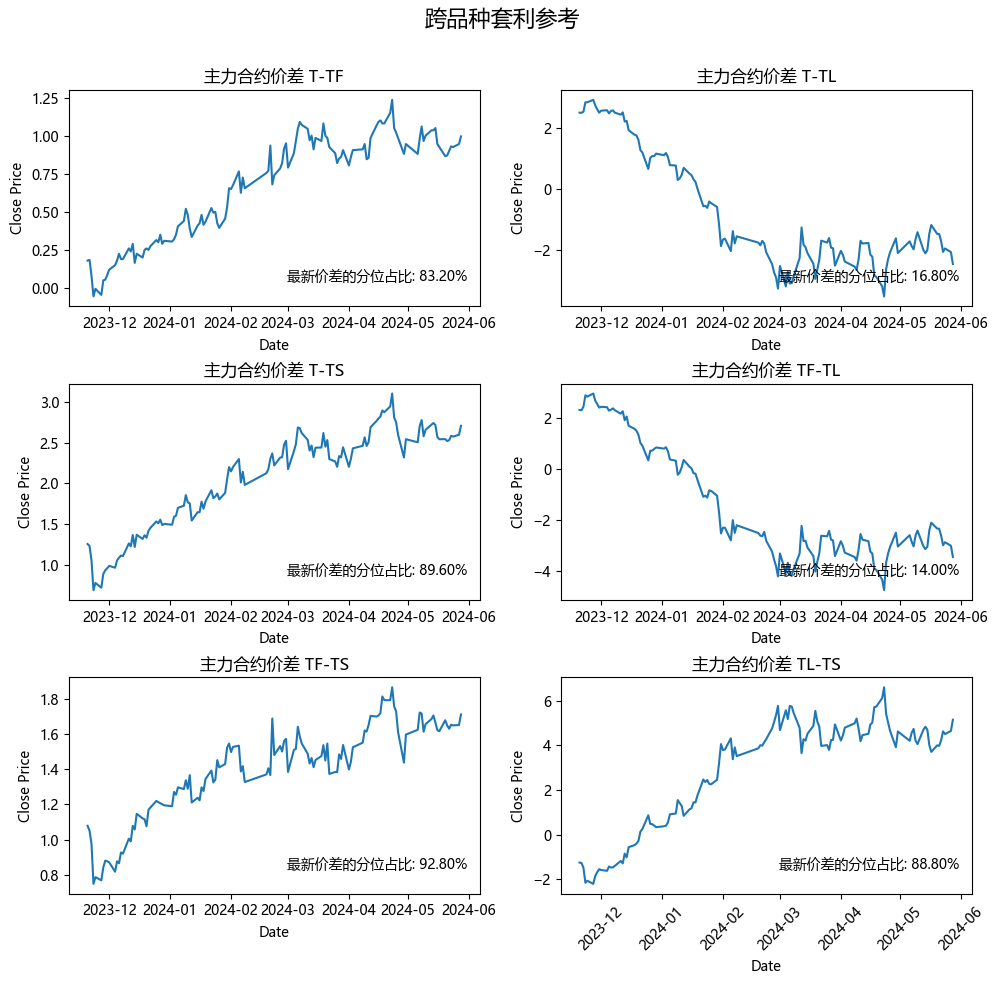

Python code for this plot:
import matplotlib.pyplot as plt
import pandas as pd
from scipy.stats import percentileofscore
from getiFind import getindex


def plot4(ts_codes=None, num=125, filename = "plot4.png"):
    """
    ts_codes: 四个主连合约的代码
    num:时间长短，125为半年
    T、TF、TL、TS两两主力合约之间价差
    时间跨度为半年 上下拼接为 6*1
    显示最新数据所在半年数据中的分位数
    """
    if ts_codes is None:
        ts_codes = ['TZL.CFE', 'TFZL.CFE', 'TLZL.CFE', 'TSZL.CFE']
    plt.rcParams['font.family'] = ['Microsoft YaHei']
    df_dict = {}
    for ts_code in ts_codes:
        df_dict[ts_code] = getindex(ts_code=ts_code, num=num)
    T_df = df_dict['TZL.CFE'].loc[:, 'close']
    TF_df = df_dict['TFZL.CFE'].loc[:, 'close']
    TL_df = df_dict['TLZL.CFE'].loc[:, 'close']
    TS_df = df_dict['TSZL.CFE'].loc[:, 'close']
    T_TF_df = pd.DataFrame(T_df - TF_df, index=df_dict['TZL.CFE'].index)
    T_TL_df = pd.DataFrame(T_df - TL_df, index=df_dict['TZL.CFE'].index)
    T_TS_df = pd.DataFrame(T_df - TS_df, index=df_dict['TZL.CFE'].index)
    TF_TL_df = pd.DataFrame(TF_df - TL_df, index=df_dict['TFZL.CFE'].index)
    TF_TS_df = pd.DataFrame(TF_df - TS_df, index=df_dict['TFZL.CFE'].index)
    TL_TS_df = pd.DataFrame(TL_df - TS_df, index=df_dict['TLZL.CFE'].index)
    dfs = [T_TF_df, T_TL_df, T_TS_df, TF_TL_df, TF_TS_df, TL_TS_df]
    fig, axes = plt.subplots(3, 2, figsize=(10, 10))
    name_dict = {1: "T-TF", 2: "T-TL", 3: "T-TS", 4: "TF-TL", 5: "TF-TS", 6: "TL-TS"}
    for i, ax in enumerate(axes.flatten()):
        df = dfs[i]
        ax.plot(df.index, df['close'], label='close')
        ax.set_title(f'主力合约价差 {name_dict[i + 1]}')
        ax.set_xlabel('Date')
        ax.set_ylabel('Close Price')
        plt.xticks(rotation=45)

        plt.tight_layout()

        last_close = df['close'].iloc[-1]
        percentage = percentileofscore(df['close'], last_close)
        text = f'最新价差的分位占比: {percentage:.2f}%'
        ax.annotate(text, xy=(0.75, 0.1), xycoords='axes fraction', ha='center', va='bottom', fontsize=10)

    plt.suptitle("跨品种套利参考", fontsize=16)
    plt.subplots_adjust(top=0.9)
    plt.savefig(filename, bbox_inches='tight')
